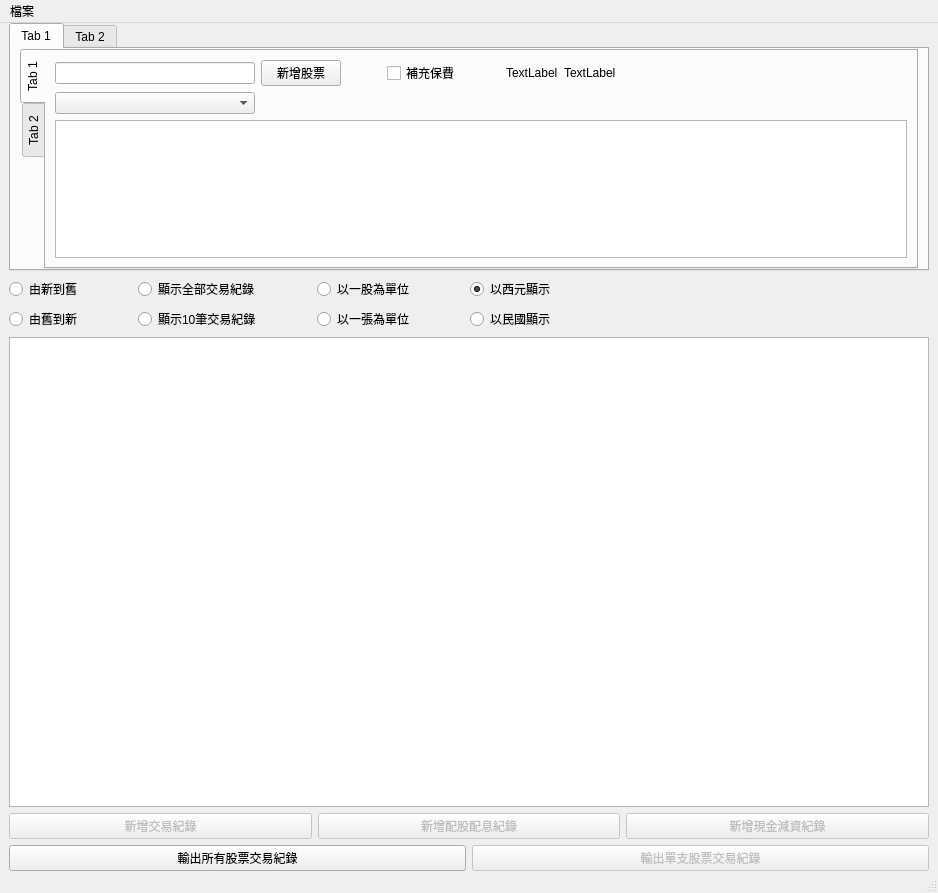
<?xml version="1.0" encoding="UTF-8"?>
<ui version="4.0">
 <class>MainWindow</class>
 <widget class="QMainWindow" name="MainWindow">
  <property name="geometry">
   <rect>
    <x>0</x>
    <y>0</y>
    <width>938</width>
    <height>893</height>
   </rect>
  </property>
  <property name="windowTitle">
   <string>MainWindow</string>
  </property>
  <widget class="QWidget" name="centralwidget">
   <layout class="QVBoxLayout" name="verticalLayout">
    <property name="topMargin">
     <number>0</number>
    </property>
    <property name="bottomMargin">
     <number>0</number>
    </property>
    <item>
     <widget class="QTabWidget" name="qtTabWidget">
      <property name="iconSize">
       <size>
        <width>10</width>
        <height>10</height>
       </size>
      </property>
      <widget class="QWidget" name="tab">
       <attribute name="title">
        <string>Tab 1</string>
       </attribute>
       <layout class="QVBoxLayout" name="verticalLayout_6">
        <property name="spacing">
         <number>0</number>
        </property>
        <property name="topMargin">
         <number>0</number>
        </property>
        <property name="bottomMargin">
         <number>0</number>
        </property>
        <item>
         <widget class="QTabWidget" name="tabWidget">
          <property name="tabPosition">
           <enum>QTabWidget::West</enum>
          </property>
          <widget class="QWidget" name="tab_3">
           <attribute name="title">
            <string>Tab 1</string>
           </attribute>
           <layout class="QVBoxLayout" name="verticalLayout_7">
            <item>
             <layout class="QHBoxLayout" name="horizontalLayout">
              <item>
               <widget class="QLineEdit" name="qtStockInputLineEdit">
                <property name="sizePolicy">
                 <sizepolicy hsizetype="Maximum" vsizetype="Fixed">
                  <horstretch>0</horstretch>
                  <verstretch>0</verstretch>
                 </sizepolicy>
                </property>
                <property name="minimumSize">
                 <size>
                  <width>200</width>
                  <height>0</height>
                 </size>
                </property>
                <property name="maximumSize">
                 <size>
                  <width>200</width>
                  <height>16777215</height>
                 </size>
                </property>
               </widget>
              </item>
              <item>
               <widget class="QPushButton" name="qtAddStockPushButton">
                <property name="maximumSize">
                 <size>
                  <width>100</width>
                  <height>16777215</height>
                 </size>
                </property>
                <property name="text">
                 <string>新增股票</string>
                </property>
               </widget>
              </item>
              <item>
               <spacer name="horizontalSpacer_6">
                <property name="orientation">
                 <enum>Qt::Horizontal</enum>
                </property>
                <property name="sizeType">
                 <enum>QSizePolicy::Minimum</enum>
                </property>
                <property name="sizeHint" stdset="0">
                 <size>
                  <width>40</width>
                  <height>20</height>
                 </size>
                </property>
               </spacer>
              </item>
              <item>
               <widget class="QCheckBox" name="qtExtraInsuranceFeeCheckBox">
                <property name="text">
                 <string>補充保費</string>
                </property>
               </widget>
              </item>
              <item>
               <spacer name="horizontalSpacer">
                <property name="orientation">
                 <enum>Qt::Horizontal</enum>
                </property>
                <property name="sizeType">
                 <enum>QSizePolicy::Minimum</enum>
                </property>
                <property name="sizeHint" stdset="0">
                 <size>
                  <width>40</width>
                  <height>20</height>
                 </size>
                </property>
               </spacer>
              </item>
              <item>
               <widget class="QLabel" name="label">
                <property name="text">
                 <string>TextLabel</string>
                </property>
               </widget>
              </item>
              <item>
               <widget class="QLabel" name="label_2">
                <property name="text">
                 <string>TextLabel</string>
                </property>
               </widget>
              </item>
              <item>
               <spacer name="horizontalSpacer_2">
                <property name="orientation">
                 <enum>Qt::Horizontal</enum>
                </property>
                <property name="sizeHint" stdset="0">
                 <size>
                  <width>40</width>
                  <height>20</height>
                 </size>
                </property>
               </spacer>
              </item>
             </layout>
            </item>
            <item>
             <layout class="QHBoxLayout" name="horizontalLayout_6">
              <property name="spacing">
               <number>0</number>
              </property>
              <item>
               <widget class="QComboBox" name="qtStockSelectComboBox">
                <property name="minimumSize">
                 <size>
                  <width>200</width>
                  <height>0</height>
                 </size>
                </property>
               </widget>
              </item>
              <item>
               <spacer name="horizontalSpacer_5">
                <property name="orientation">
                 <enum>Qt::Horizontal</enum>
                </property>
                <property name="sizeHint" stdset="0">
                 <size>
                  <width>40</width>
                  <height>0</height>
                 </size>
                </property>
               </spacer>
              </item>
             </layout>
            </item>
            <item>
             <layout class="QHBoxLayout" name="horizontalLayout_2">
              <item>
               <widget class="QTableView" name="qtStockListTableView">
                <property name="minimumSize">
                 <size>
                  <width>0</width>
                  <height>100</height>
                 </size>
                </property>
               </widget>
              </item>
             </layout>
            </item>
           </layout>
          </widget>
          <widget class="QWidget" name="tab_4">
           <attribute name="title">
            <string>Tab 2</string>
           </attribute>
          </widget>
         </widget>
        </item>
       </layout>
      </widget>
      <widget class="QWidget" name="tab_2">
       <attribute name="title">
        <string>Tab 2</string>
       </attribute>
      </widget>
     </widget>
    </item>
    <item>
     <layout class="QHBoxLayout" name="horizontalLayout_4">
      <item>
       <layout class="QVBoxLayout" name="verticalLayout_4">
        <item>
         <widget class="QRadioButton" name="qtFromNewToOldRadioButton">
          <property name="text">
           <string>由新到舊</string>
          </property>
          <property name="checked">
           <bool>true</bool>
          </property>
         </widget>
        </item>
        <item>
         <widget class="QRadioButton" name="qtFromOldToNewRadioButton">
          <property name="text">
           <string>由舊到新</string>
          </property>
         </widget>
        </item>
       </layout>
      </item>
      <item>
       <spacer name="horizontalSpacer_4">
        <property name="orientation">
         <enum>Qt::Horizontal</enum>
        </property>
        <property name="sizeType">
         <enum>QSizePolicy::Minimum</enum>
        </property>
        <property name="sizeHint" stdset="0">
         <size>
          <width>50</width>
          <height>20</height>
         </size>
        </property>
       </spacer>
      </item>
      <item>
       <layout class="QVBoxLayout" name="verticalLayout_3">
        <item>
         <widget class="QRadioButton" name="qtShowAllRadioButton">
          <property name="text">
           <string>顯示全部交易紀錄</string>
          </property>
          <property name="checked">
           <bool>true</bool>
          </property>
         </widget>
        </item>
        <item>
         <widget class="QRadioButton" name="qtShow10RadioButton">
          <property name="text">
           <string>顯示10筆交易紀錄</string>
          </property>
         </widget>
        </item>
       </layout>
      </item>
      <item>
       <spacer name="horizontalSpacer_7">
        <property name="orientation">
         <enum>Qt::Horizontal</enum>
        </property>
        <property name="sizeType">
         <enum>QSizePolicy::Minimum</enum>
        </property>
        <property name="sizeHint" stdset="0">
         <size>
          <width>50</width>
          <height>20</height>
         </size>
        </property>
       </spacer>
      </item>
      <item>
       <layout class="QVBoxLayout" name="verticalLayout_2">
        <item>
         <widget class="QRadioButton" name="qtShow1StockRadioButton">
          <property name="text">
           <string>以一股為單位</string>
          </property>
          <property name="checked">
           <bool>true</bool>
          </property>
         </widget>
        </item>
        <item>
         <widget class="QRadioButton" name="qtShow1000StockRadioButton">
          <property name="text">
           <string>以一張為單位</string>
          </property>
         </widget>
        </item>
       </layout>
      </item>
      <item>
       <spacer name="horizontalSpacer_8">
        <property name="orientation">
         <enum>Qt::Horizontal</enum>
        </property>
        <property name="sizeType">
         <enum>QSizePolicy::Minimum</enum>
        </property>
        <property name="sizeHint" stdset="0">
         <size>
          <width>50</width>
          <height>20</height>
         </size>
        </property>
       </spacer>
      </item>
      <item>
       <layout class="QVBoxLayout" name="verticalLayout_5">
        <item>
         <widget class="QRadioButton" name="qtADYearRadioButton">
          <property name="text">
           <string>以西元顯示</string>
          </property>
          <property name="checked">
           <bool>true</bool>
          </property>
         </widget>
        </item>
        <item>
         <widget class="QRadioButton" name="qtROCYearRadioButton">
          <property name="text">
           <string>以民國顯示</string>
          </property>
         </widget>
        </item>
       </layout>
      </item>
      <item>
       <spacer name="horizontalSpacer_3">
        <property name="orientation">
         <enum>Qt::Horizontal</enum>
        </property>
        <property name="sizeHint" stdset="0">
         <size>
          <width>40</width>
          <height>20</height>
         </size>
        </property>
       </spacer>
      </item>
     </layout>
    </item>
    <item>
     <widget class="QTableView" name="qtTradingDataTableView">
      <property name="minimumSize">
       <size>
        <width>0</width>
        <height>470</height>
       </size>
      </property>
      <attribute name="verticalHeaderMinimumSectionSize">
       <number>15</number>
      </attribute>
     </widget>
    </item>
    <item>
     <layout class="QHBoxLayout" name="horizontalLayout_3">
      <item>
       <widget class="QPushButton" name="qtAddTradingDataPushButton">
        <property name="enabled">
         <bool>false</bool>
        </property>
        <property name="text">
         <string>新增交易紀錄</string>
        </property>
       </widget>
      </item>
      <item>
       <widget class="QPushButton" name="qtAddDividendDataPushButton">
        <property name="enabled">
         <bool>false</bool>
        </property>
        <property name="text">
         <string>新增配股配息紀錄</string>
        </property>
       </widget>
      </item>
      <item>
       <widget class="QPushButton" name="qtAddCapitalReductionDataPushButton">
        <property name="enabled">
         <bool>false</bool>
        </property>
        <property name="text">
         <string>新增現金減資紀錄</string>
        </property>
       </widget>
      </item>
     </layout>
    </item>
    <item>
     <layout class="QHBoxLayout" name="horizontalLayout_5">
      <item>
       <widget class="QPushButton" name="qtExportAllStockTradingDataPushButton">
        <property name="enabled">
         <bool>true</bool>
        </property>
        <property name="text">
         <string>輸出所有股票交易紀錄</string>
        </property>
       </widget>
      </item>
      <item>
       <widget class="QPushButton" name="qtExportSelectedStockTradingDataPushButton">
        <property name="enabled">
         <bool>false</bool>
        </property>
        <property name="text">
         <string>輸出單支股票交易紀錄</string>
        </property>
       </widget>
      </item>
     </layout>
    </item>
   </layout>
  </widget>
  <widget class="QMenuBar" name="menubar">
   <property name="geometry">
    <rect>
     <x>0</x>
     <y>0</y>
     <width>938</width>
     <height>21</height>
    </rect>
   </property>
   <widget class="QMenu" name="menu">
    <property name="title">
     <string>檔案</string>
    </property>
    <addaction name="qtActionImport"/>
    <addaction name="qtActionExport"/>
   </widget>
   <addaction name="menu"/>
  </widget>
  <widget class="QStatusBar" name="statusbar"/>
  <action name="qtActionImport">
   <property name="text">
    <string>匯入</string>
   </property>
  </action>
  <action name="qtActionExport">
   <property name="text">
    <string>匯出</string>
   </property>
  </action>
 </widget>
 <resources/>
 <connections/>
</ui>
